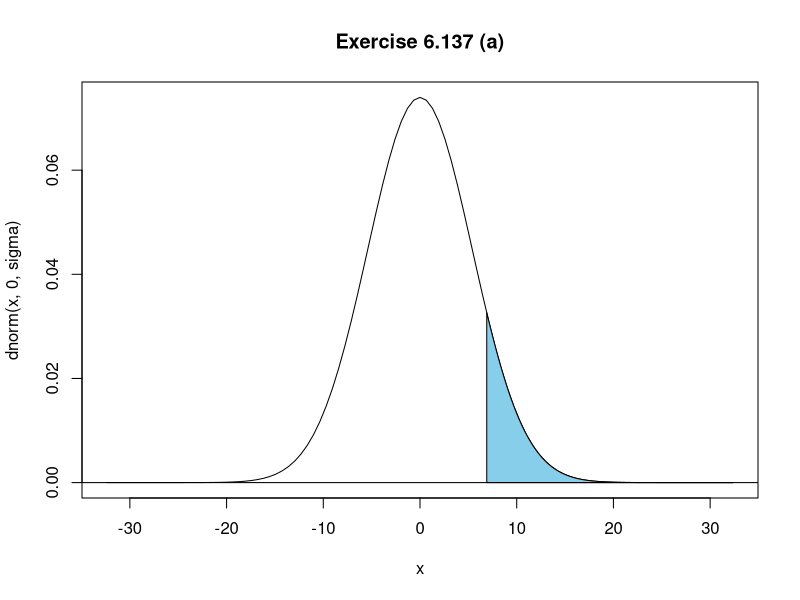

Here is the R script that generated this plot:
##Exercise 6.137 ----------------------------------------------------
##Exercise 6.137----------------------------------------------------

drawShadeInNorm <- function(begin, end, title, sigma) {
    begin <- begin * sigma
    end <- end * sigma
    cord.x <- c(begin,seq(begin,end,0.01),end) 
    cord.y <- c(0,dnorm(seq(begin,end,0.01), 0, sigma),0) 
    curve(dnorm(x,0,sigma),xlim=c(-6 * sigma,6 * sigma),main=title) 
    polygon(cord.x,cord.y,col='skyblue')
    abline(0,0)
}

drawShadeInNorm(6.9/(55/sqrt(104)), 6, "Exercise 6.137 (a)", 55/sqrt(104))


